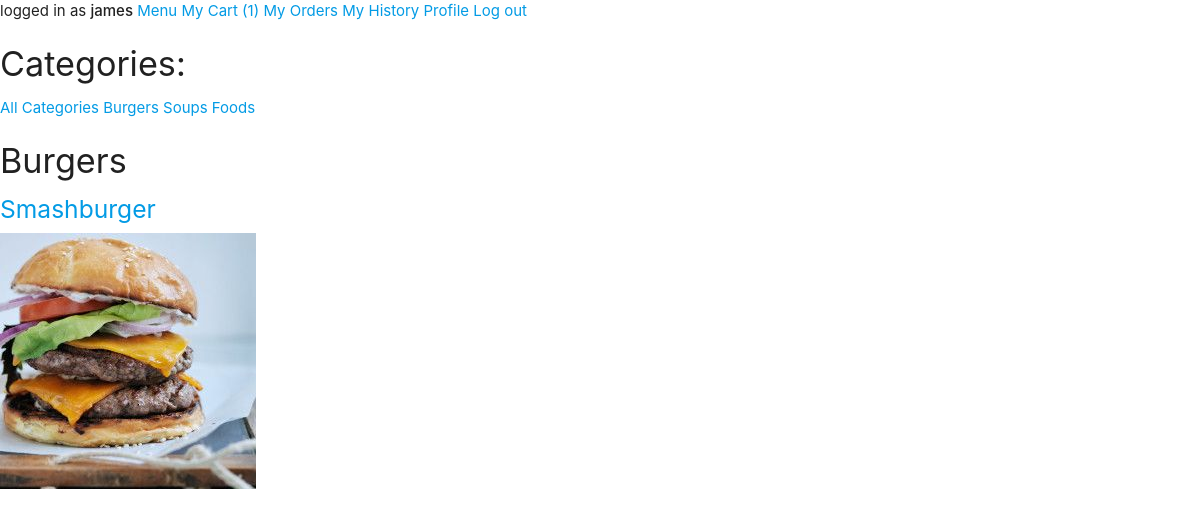
/dishes/5 (signed in), run on the app's committed database.
### main/models.py (models this page shows, shortened)
class Cart(models.Model):
    user = models.ForeignKey(User, on_delete=models.CASCADE, blank=False)

class Item(models.Model):
    dish = models.ForeignKey(Dish, on_delete=models.CASCADE, blank=False)
    cart = models.ForeignKey(Cart, on_delete=models.CASCADE, blank=False)
    amount = models.IntegerField(blank=False, default=1)

class Category(models.Model):
    name = models.CharField(max_length=100, blank=False, unique=True)
    is_deleted = models.BooleanField(default=False)
    image_Url = models.CharField(max_length=1000, null=True, blank=True)
    image_file = models.ImageField(upload_to=category_image_path, null=True, blank=True)
    def __str__(self):
        return self.name

class Dish(models.Model):
    name = models.CharField(max_length=200, blank=False)
    price = models.DecimalField(max_digits=5, decimal_places=2, blank=False)
    description = models.TextField(blank=False)
    is_gluten_free = models.BooleanField(default=False)
    is_vegeterian = models.BooleanField(default=False)
    category = models.ForeignKey(Category, on_delete=models.CASCADE, limit_choices_to={'is_deleted':False})
    is_deleted = models.BooleanField(default=False)
    image_Url = models.CharField(max_length=1000, null=True, blank=True)
    image_file = models.ImageField(upload_to=dish_image_path, null=True, blank=True)

### main/views.py (the view)
# urls.py: path('dishes/<int:category_id>', views.category_dishes, name="category_dishes"),
def category_dishes(request, category_id):
    categories_list = Category.objects.filter(is_deleted=False)
    category = Category.objects.get(id=category_id)
    show_dishes = Dish.objects.filter(category=category, is_deleted=False)
    form = ItemAmountForm()
    return render(request, 'main/category_dishes.html', {
        'categories_list':categories_list,
        'show_dishes':show_dishes,
        'category': category,
        'form':form})

### main/templates/main/category_dishes.html (shortened to what this page needs)
{% extends 'layouts/menu.html' %}
{% block menu-content %}
<div>
  <h4>{{category.name}}</h4>
    {% for dish in show_dishes %}
      <a class="modal-trigger" href="#{{dish.name}}">
        <h5>{{dish.name}}</h5>
      <div>
        {% if dish.image_file %}
            <img src="{{dish.image_file.url}}" alt="{{dish.name}}">
        {% else %}
            <img src="{{dish.image_Url}}" alt="{{dish.name}}">
        {% endif %}
      </div>
    </a>
    {% endfor %}
</div>
{% endblock menu-content %}

### templates/layouts/menu.html (shortened to what this page needs)
{% extends 'layouts/main.html' %}
{% block main-content %}
<div>
  <h4>Categories:</h4>
  <a href="{% url 'all_dishes' %}">All Categories</a>
  {% for category in categories_list %}
    <a href="{% url 'category_dishes' category_id=category.id %}">{{category}} </a>
  {% endfor %}
</div>
{% block menu-content %}
{% endblock menu-content %}
{% endblock main-content %}

### templates/layouts/main.html
{% extends 'layouts/base_layout.html' %}
{% block content %}
{% if request.user.username %}
    {% include 'common/user_menu.html' %}
{% else %}
    <a href="{% url 'user_login' %}">Log In</a>
    <a href="{% url 'user_signup' %}">Sign up</a>
{% endif %}
{% block main-content %}
{% endblock main-content %}
{% endblock content %}

### templates/layouts/base_layout.html (shortened to what this page needs)
{% load static %}
<!DOCTYPE html>
<html lang="en">
  <head>
    <link rel="stylesheet" href="{% static 'css/materialize.css' %}" />
  </head>
  <body>
    {% block content %}
    {% endblock content %}
  </body>
</html>

### templates/common/user_menu.html
<div>
logged in as <strong>{{request.user.username}}</strong>
<a href="{% url 'all_dishes' %}">Menu</a>
{% if request.user.is_staff == True %}
    <a href="{% url 'manage_orders' %}">Open Orders</a>
    <a href="{% url 'show_orders_history' %}">Orders History</a>
    <a href="{% url 'show_categories' %}">Manage Categories</a>
    <a href="{% url 'show_dishes' %}">Manage Dishes</a>
{% else %}
    <a href="{% url 'show_cart' %}">My Cart ({{request.user.cart_set.last.item_set.all|length}})</a>
    <a href="{% url 'show_delivery' %}">My Orders</a>
    <a href="{% url 'user_history' %}">My History</a>
{% endif %}
<a href="{% url 'show_user_info' %}">Profile</a>
<a href="{% url 'user_logout' %}">Log out</a>
</div>

### templates/common/dish_details.html (shortened to what this page needs)
{% load static %}

### data on the page
Category: name "Burgers"
Category: name "Soups"
Category: name "Foods"
Dish: name "Smashburger", image_file (picture)

### other printed values
{{ request.user.username }} "james"
{{ request.user.cart_set.last.item_set.all|length }} "1"
